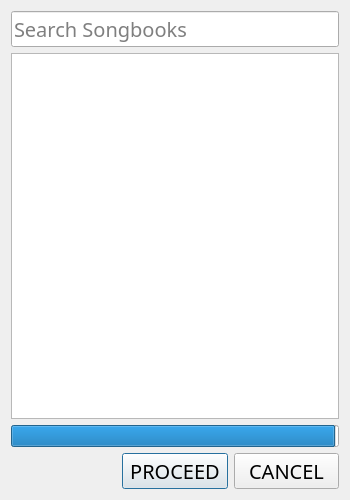
<?xml version="1.0" encoding="UTF-8"?>
<ui version="4.0">
 <class>vSongOnline</class>
 <widget class="QDialog" name="vSongOnline">
  <property name="geometry">
   <rect>
    <x>0</x>
    <y>0</y>
    <width>350</width>
    <height>500</height>
   </rect>
  </property>
  <property name="windowTitle">
   <string>Select Your Preffered Books</string>
  </property>
  <property name="windowIcon">
   <iconset resource="icons/icons.qrc">
    <normaloff>:/icons/appicon</normaloff>:/icons/appicon</iconset>
  </property>
  <property name="sizeGripEnabled">
   <bool>false</bool>
  </property>
  <layout class="QVBoxLayout" name="MainLayout">
   <item>
    <layout class="QHBoxLayout" name="CentralWidget">
     <property name="bottomMargin">
      <number>0</number>
     </property>
     <item>
      <layout class="QVBoxLayout" name="MainPanel">
       <item>
        <widget class="QLineEdit" name="TxtSearch">
         <property name="sizePolicy">
          <sizepolicy hsizetype="Preferred" vsizetype="Fixed">
           <horstretch>0</horstretch>
           <verstretch>0</verstretch>
          </sizepolicy>
         </property>
         <property name="font">
          <font>
           <family>Trebuchet MS</family>
           <pointsize>15</pointsize>
          </font>
         </property>
         <property name="inputMask">
          <string/>
         </property>
         <property name="text">
          <string/>
         </property>
         <property name="placeholderText">
          <string>Search Songbooks</string>
         </property>
        </widget>
       </item>
       <item>
        <widget class="QListView" name="LstBooks">
         <property name="sizePolicy">
          <sizepolicy hsizetype="Preferred" vsizetype="Expanding">
           <horstretch>0</horstretch>
           <verstretch>0</verstretch>
          </sizepolicy>
         </property>
        </widget>
       </item>
       <item>
        <layout class="QVBoxLayout" name="ProgressLayout">
         <item>
          <widget class="QProgressBar" name="progressBar">
           <property name="sizePolicy">
            <sizepolicy hsizetype="Expanding" vsizetype="Fixed">
             <horstretch>0</horstretch>
             <verstretch>0</verstretch>
            </sizepolicy>
           </property>
           <property name="maximum">
            <number>100</number>
           </property>
           <property name="value">
            <number>99</number>
           </property>
           <property name="textVisible">
            <bool>false</bool>
           </property>
           <property name="format">
            <string>%p%</string>
           </property>
          </widget>
         </item>
        </layout>
       </item>
       <item>
        <layout class="QHBoxLayout" name="BottomLayout">
         <item>
          <widget class="QLabel" name="LblNothing">
           <property name="text">
            <string/>
           </property>
          </widget>
         </item>
         <item>
          <widget class="QPushButton" name="BtnProceed">
           <property name="font">
            <font>
             <family>Trebuchet MS</family>
             <pointsize>15</pointsize>
            </font>
           </property>
           <property name="text">
            <string>PROCEED</string>
           </property>
          </widget>
         </item>
         <item>
          <widget class="QPushButton" name="BtnCancel">
           <property name="font">
            <font>
             <family>Trebuchet MS</family>
             <pointsize>15</pointsize>
            </font>
           </property>
           <property name="text">
            <string>CANCEL</string>
           </property>
          </widget>
         </item>
        </layout>
       </item>
      </layout>
     </item>
    </layout>
   </item>
  </layout>
 </widget>
 <resources>
  <include location="icons/icons.qrc"/>
 </resources>
 <connections/>
</ui>
